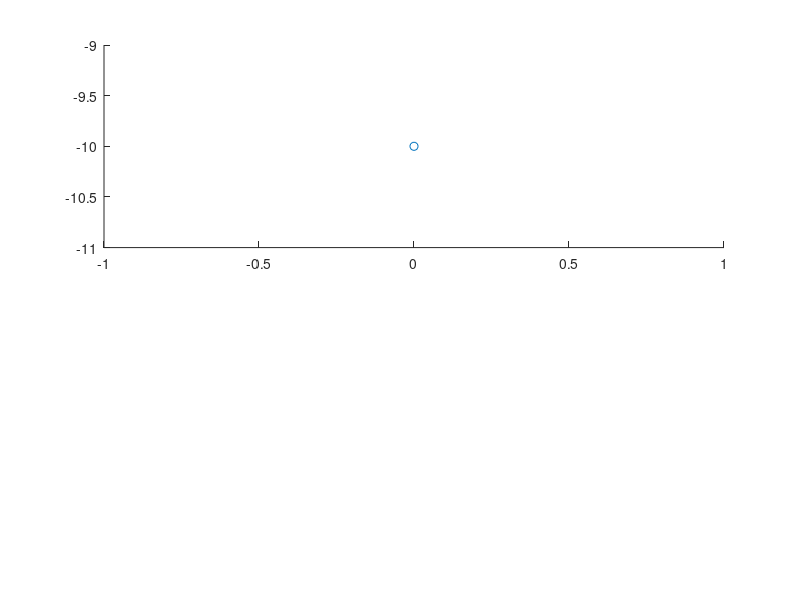

Here is the MATLAB script that generated this plot: (Note: this script raises an error after producing the figure.)
alphas = 0:1:360;
delta = -10;

figure(1);
clf;
ls = [];
bs = [];
for i = 1:length(alphas)
    alpha = alphas(i);
    subplot(2,1,1);
    hold on;
    scatter(alpha,delta);
    hold off;
    [l,b] = transform(alpha,delta);
    subplot(2,1,2);
    hold on;
    ls(end+1) = l;
    bs(end+1) = tand(-b);
    scatter(l,(-b));
    hold off;
    drawnow;
end

C = [-1.241,-0.1148];
D = [1.916,-0.255];
ll = linspace(-200,200,1000);
vs = ll - ll + 0.7146;
for i = 1:length(C)
   vs = vs + D(i) * sind(i * ll) + C(i) * cosd(i*ll); 
end
hold on;
plot(ll,atand(vs));
hold off;
grid on;

function [l,b] = transform(alpha,delta)
    delta0 = 27.1282;
    l0  = 32.93;
    alpha0 = 282.25;

    sinb = sind(delta) * sind(delta0) - cosd(delta) * cosd(delta0) * sind(alpha - alpha0);
    
    b = asind(sinb);
    cosb = sqrt(1 - sinb^2);
    sinl = (sind(delta) * cosd(delta0) + cosd(delta) * sind(delta0) * sind(alpha - alpha0) ) / cosb;
    cosl = cosd(alpha - alpha0) * cosd(delta)/cosb;
    l = atan2d(sinl,cosl) + l0;
end